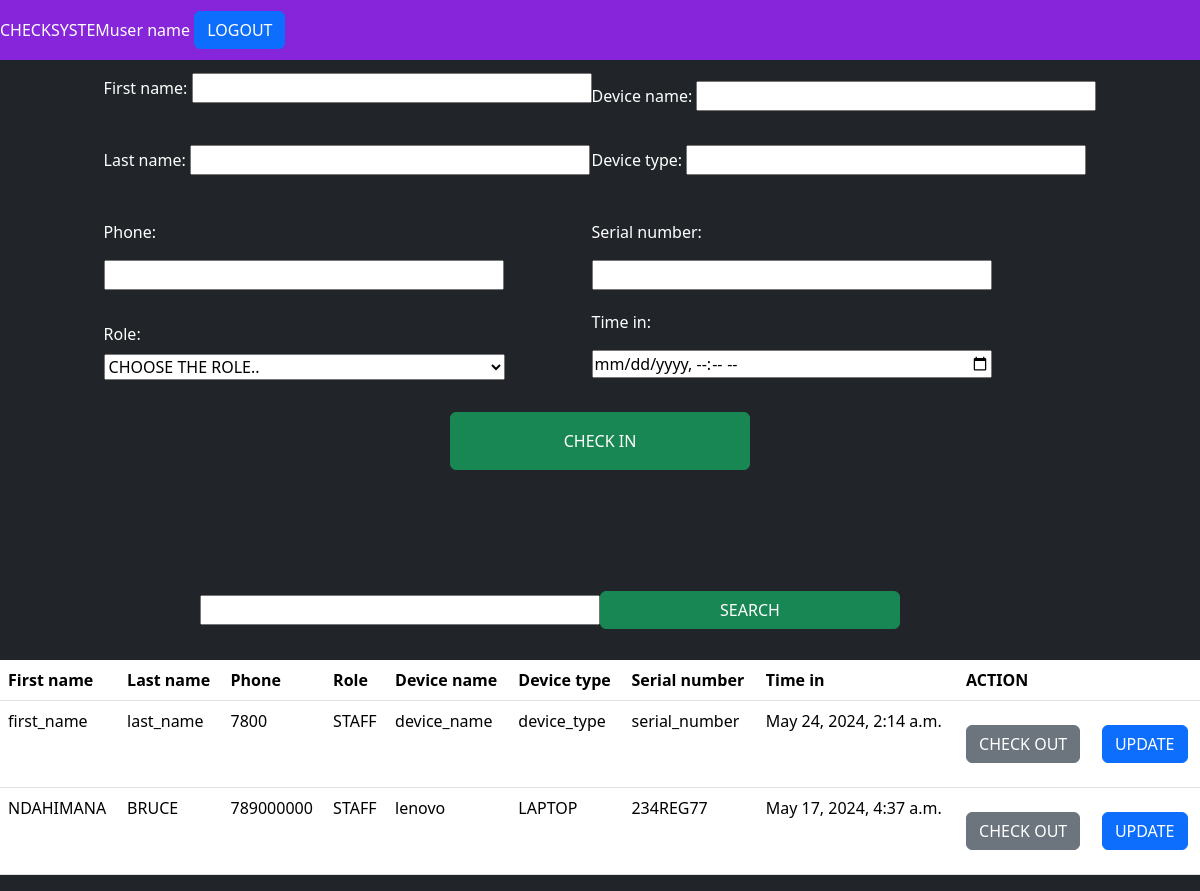
Screenshot of /select with the database file from the repository.
### checkapp/models.py (models this page shows, shortened)
class checking(models.Model):
    first_name = models.CharField(max_length = 50)
    last_name = models.CharField(max_length = 50)
    phone = models.IntegerField()
    role = models.CharField(max_length = 50)
    device_name = models.CharField(max_length = 50)
    device_type = models.CharField(max_length = 50)
    serial_number = models.CharField(max_length = 50)
    time_in = models.DateTimeField()

### checkapp/views.py (the view)
# urls.py: path("select",select),
def select(request):
    userdata = checking.objects.all()
    print(userdata)
    insertdata = checkin()
    if(request.method == "POST"):
        form = checkin(request.POST)
        if(form.is_valid()):
            form.save()
            return redirect('/select')
    else:
        insertdata = checkin()
        return render(request,"select.html",{"formu":insertdata,"userdata":userdata})

### checkapp/forms.py
class checkin(forms.ModelForm):
    class Meta:
        model = checking
        fields = ('__all__')

### checkapp/templates/select.html (shortened to what this page needs)
<!DOCTYPE html>
<html lang="en">
    {% load static %}
<head>
    <link href="https://cdn.jsdelivr.net/npm/bootstrap@5.3.3/dist/css/bootstrap.min.css" rel="stylesheet">
</head>
<body class="bg-dark text-white">
<div class=" hee  ">
    <span >CHECKSYSTEM</span>
    <div>user name
    </div>
    <div>
        <a class=" btn btn-primary" href="/">LOGOUT</a>
    </div>
</div>
    <form action="" method="post" class="container">
        <div class="all">
            <div>
                <div>
                <label for="id_first_name" class="pt-3 pb-3 ">First name:</label>
                <input type="text" name="first_name" maxlength="50" value="" required id="id_first_name">
                </div>
                <div class="pt-3  ">
                <label for="id_last_name" class="pt-3 pb-3 ">Last name:</label>
                    <input type="text" name="last_name" maxlength="50" value="" required id="id_last_name">
               </div>
              <div class="pt-3">
                <label for="id_phone" class="pt-3 pb-3 ">Phone:</label><br>
            <input type="number" name="phone" value="" required id="id_phone">
                </div>
                    <div class="pt-2 pb-3 my-3 ">
                    <label for="id_role" class="pt-2 pb-2 ">Role:</label><br>
                     <select name="role" maxlength="50" value="" required   id="id_role">
                        <option value="">CHOOSE THE ROLE..</option>
                        </select>
                       </div>
                </div>
            <div>
               <div class="pt-3 pb-3 ">
                <label for="id_device_name" class="pt-2 pb-2 ">Device name:</label>
            <input type="text" name="device_name" maxlength="50" value="" required id="id_device_name">
              </div>
               <div>
                <label for="id_device_type" class="pt-3 pb-3 ">Device type:</label>
            <input type="text" name="device_type" maxlength="50" value="" required id="id_device_type">
                    </div>
                <div class="pt-3 pb-3 ">
                <label for="id_serial_number" class="pt-3 pb-3 ">Serial number:</label> <br>
            <input type="text" name="serial_number" maxlength="50" required id="id_serial_number" value="">
                    </div>
                 <div class="pt-1 pb-2 ">
                <label for="id_time_in"class="pt-0 pb-3" >Time in: </label><br>
            <input type="datetime-local" name="time_in" required id="id_time_in" value="">
                    </div>
                </div>
        </div>
         <input class="btn btn-success text-white pt-3 pb-3 " type="submit" value="CHECK IN">
    </form>
<div class="search">
    <form class="fom" method="get" action="">
        <input type="text" name="serial_number">
        <input class="btn btn-success" type="submit" value="SEARCH">
    </form>
</div>
    <table  class="table" >
        <tr>
            <th class="col">First name</th>
            <th>Last name</th>
            <th>Phone</th>
            <th>Role</th>
            <th>Device name</th>
            <th>Device type</th>
            <th>Serial number</th>
            <th>Time in</th>
            <th colspan="2">ACTION</th>
        </tr>
        {% for data in userdata %}
        <tr>
            <td>{{data.first_name}}</td>
            <td>{{data.last_name}}</td>
            <td>{{data.phone}}</td>
            <td>{{data.role}}</td>
            <td>{{data.device_name}}</td>
            <td>{{data.device_type}}</td>
            <td>{{data.serial_number}}</td>
            <td>{{data.time_in}}</td>
            <td><a class = "my-3 btn btn-secondary" href="/delete/{{data.id}}">CHECK OUT</a></td>
            <td><a class = "my-3 btn btn-primary" href="/update/{{data.id}}">UPDATE</a></td>
        </tr>
        {% endfor %}
    </table>
</body>
</html>

### checkapp/templates/select.html (style rules this page uses)
form { display: flex; flex-direction: column; align-items: center; width: 400px; height: 500px; }
form .all { display: flex; flex-direction: space-between; }
form input[type="submit"] { display: block; width:300px; }
form input { width: 400px; }
table { border-collapse: 1px; }
.hee { width: 100%; height: 60px; background-color: rgb(134, 37, 218); display: flex; flex-direction: space-around; align-items: center; }
form div select { width: 401px; }
.table { background-color: gray; }
.search { width: 100%; }
.fom { width: 100%; height: 100px; display: flex; flex-direction: row; justify-items: center; align-items: center; padding-left: 200px; }

### rows the page displays
checking: first_name "first_name", last_name "last_name", phone "7800", role "STAFF", device_name "device_name", device_type "device_type", serial_number "serial_number", time_in "May 24, 2024, 2:14 a.m."
checking: first_name "NDAHIMANA", last_name "BRUCE", phone "789000000", role "STAFF", device_name "lenovo", device_type "LAPTOP", serial_number "234REG77", time_in "May 17, 2024, 4:37 a.m."
